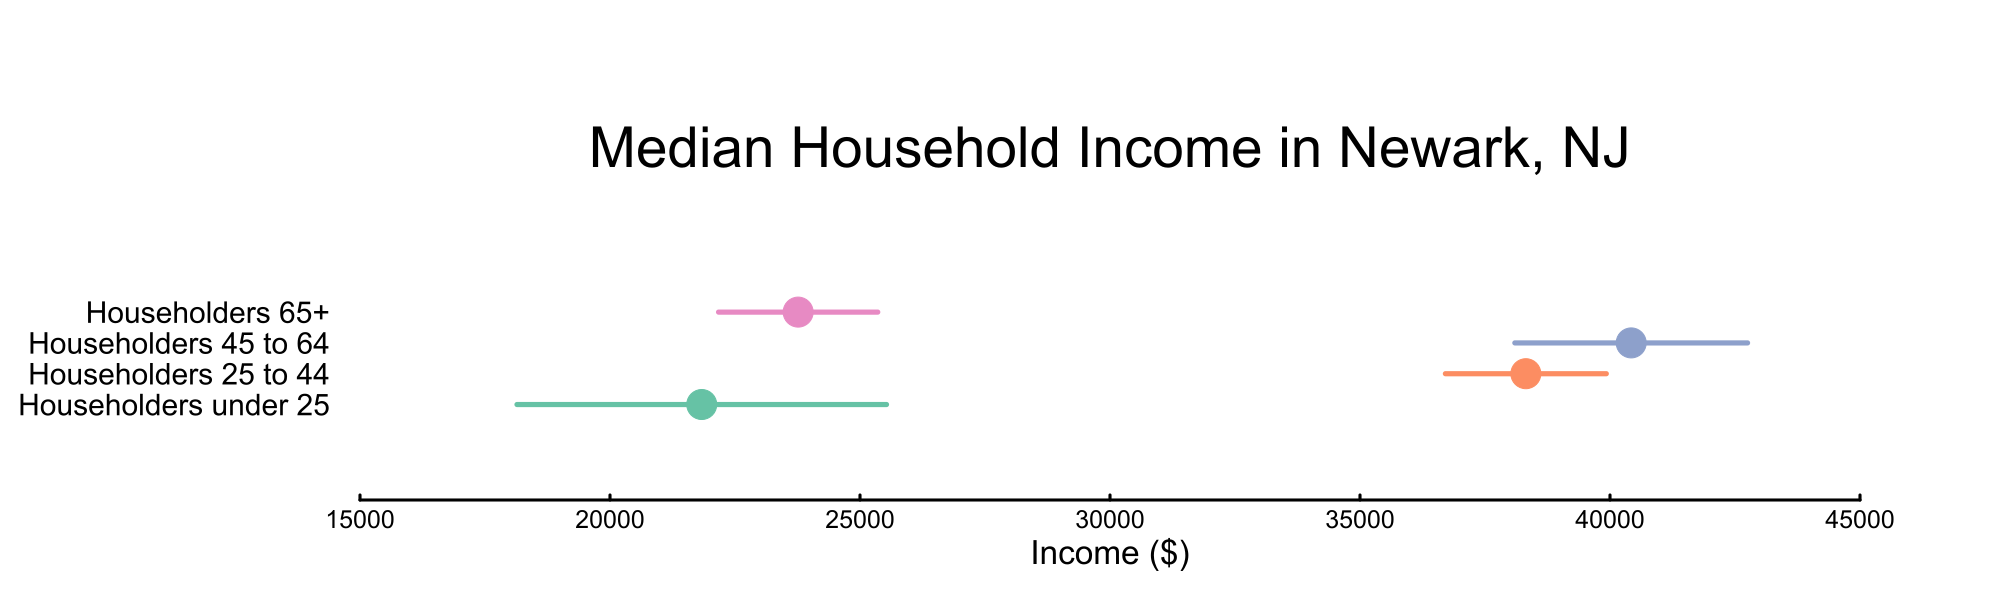

Source code (R):
#1
#Importing libraries
library(RColorBrewer)
library(Cairo)
library(GISTools)
#Importing color palette from set 2 with all colors in pal.
#gave the color pal. an alpha level of 0.5
colors <- brewer.pal(8, "Set2")
colorsT <- add.alpha(colors, .5)

#creating a data frame with the information provided on canvas
#This data frame has three cols "Householders,Median_Household_Income, & Margin_Of_Error"
#each col has to have the same number of rows (in this case 4) and the values are stored in a 
#vector which is assigned to the desired col.
df <- data.frame (
  Householders = c("Householders under 25", "Householders 25 to 44", "Householders 45 to 64", "Householders 65+"),
  Median_Household_Income = c(21835, 38317, 40424, 23763),
  Margin_Of_Error = c(3695, 1609, 2327, 1592)
)

# Prints the data frame
df

#2
#I created a pdf file named "Assignment3_Question2_KLM.pdf"
pdf_file<-"Assignment3_Question2_KLM.pdf"
pdf_file
#using the cairo_pdf & par functions, I edited the dimensions of the 
#pdf file
cairo_pdf(pdf_file,width=20,height=6)
par(xpd = TRUE, mar = c(5,15,0.05,4))
#empty plot with specified ranges
plot(x = NULL, y = NULL, ann = FALSE, axes = FALSE,
     xlim = c(15000,45000), ylim = c(1,4))

#plots the points of the median household income from ranges (1.5-2.1) in the shapes of circles
points(df$Median_Household_Income,c(1.5,1.7,1.9,2.1), col = colors[1:4], cex = 4,
       pch = 19)
#creates the x-axis for the figure with tick marks in increments of 5000 and size of 0.01,  
#and the axis line 3 times the line width. 
axis(1, at = seq(15000,45000,5000), tck = -(-0.01), lab = F, lwd = 3, las = 1)
#plots the actual numbers for the x-axis from (15000-45000) in increments of 5000
mtext(seq(15000,45000,5000), 1, at = seq(15000,45000,5000), line = 0.6, cex = 1.5)
#plots the label "Income ($)" under the x-axis 
mtext("Income ($)", 1,  line = 2.4, cex = 2)
#Plots the labels of the householders on the y-axis horizontally from (1.5-2.1) in increments of 0.2 
mtext(c("Householders under 25", "Householders 25 to 44", "Householders 45 to 64", "Householders 65+"), 
      2, line = -1.5, cex = 1.8, las = 1, at = seq(1.5,2.1,.2))
#Plots the title for the figure above the graph
mtext("Median Household Income in Newark, NJ", 3, line = -8.5, cex = 3.4)
#Creates the lines (lower and upper limits) which passes through the points
# does this by subtracting the mean by the MOE and adding the MOE by the mean then placing them on the
#respective y-axis
arrows(df$Median_Household_Income-df$Margin_Of_Error, c(1.5,1.7,1.9,2.1), 
       df$Median_Household_Income+df$Margin_Of_Error,
       c(1.5,1.7,1.9,2.1), col = colors[1:4], length = 0, lwd = 5)

#closes file and provides URL for plot(concates. to single image)
dev.off()
